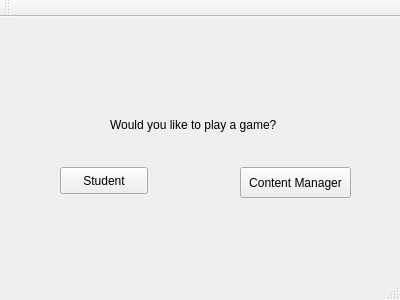
<?xml version="1.0" encoding="UTF-8"?>
<ui version="4.0">
 <class>MainWindow</class>
 <widget class="QMainWindow" name="MainWindow">
  <property name="geometry">
   <rect>
    <x>0</x>
    <y>0</y>
    <width>400</width>
    <height>300</height>
   </rect>
  </property>
  <property name="windowTitle">
   <string>cuTPS</string>
  </property>
  <widget class="QWidget" name="centralWidget">
   <widget class="QPushButton" name="studentInterfaceButton">
    <property name="geometry">
     <rect>
      <x>60</x>
      <y>150</y>
      <width>88</width>
      <height>27</height>
     </rect>
    </property>
    <property name="text">
     <string>Student</string>
    </property>
   </widget>
   <widget class="QPushButton" name="contentManagerInterfaceButton">
    <property name="geometry">
     <rect>
      <x>240</x>
      <y>150</y>
      <width>111</width>
      <height>31</height>
     </rect>
    </property>
    <property name="text">
     <string>Content Manager</string>
    </property>
   </widget>
   <widget class="QLabel" name="label">
    <property name="geometry">
     <rect>
      <x>110</x>
      <y>100</y>
      <width>191</width>
      <height>16</height>
     </rect>
    </property>
    <property name="text">
     <string>Would you like to play a game?</string>
    </property>
   </widget>
  </widget>
  <widget class="QMenuBar" name="menuBar">
   <property name="geometry">
    <rect>
     <x>0</x>
     <y>0</y>
     <width>400</width>
     <height>24</height>
    </rect>
   </property>
  </widget>
  <widget class="QToolBar" name="mainToolBar">
   <attribute name="toolBarArea">
    <enum>TopToolBarArea</enum>
   </attribute>
   <attribute name="toolBarBreak">
    <bool>false</bool>
   </attribute>
  </widget>
  <widget class="QStatusBar" name="statusBar"/>
 </widget>
 <layoutdefault spacing="6" margin="11"/>
 <resources/>
 <connections/>
</ui>
